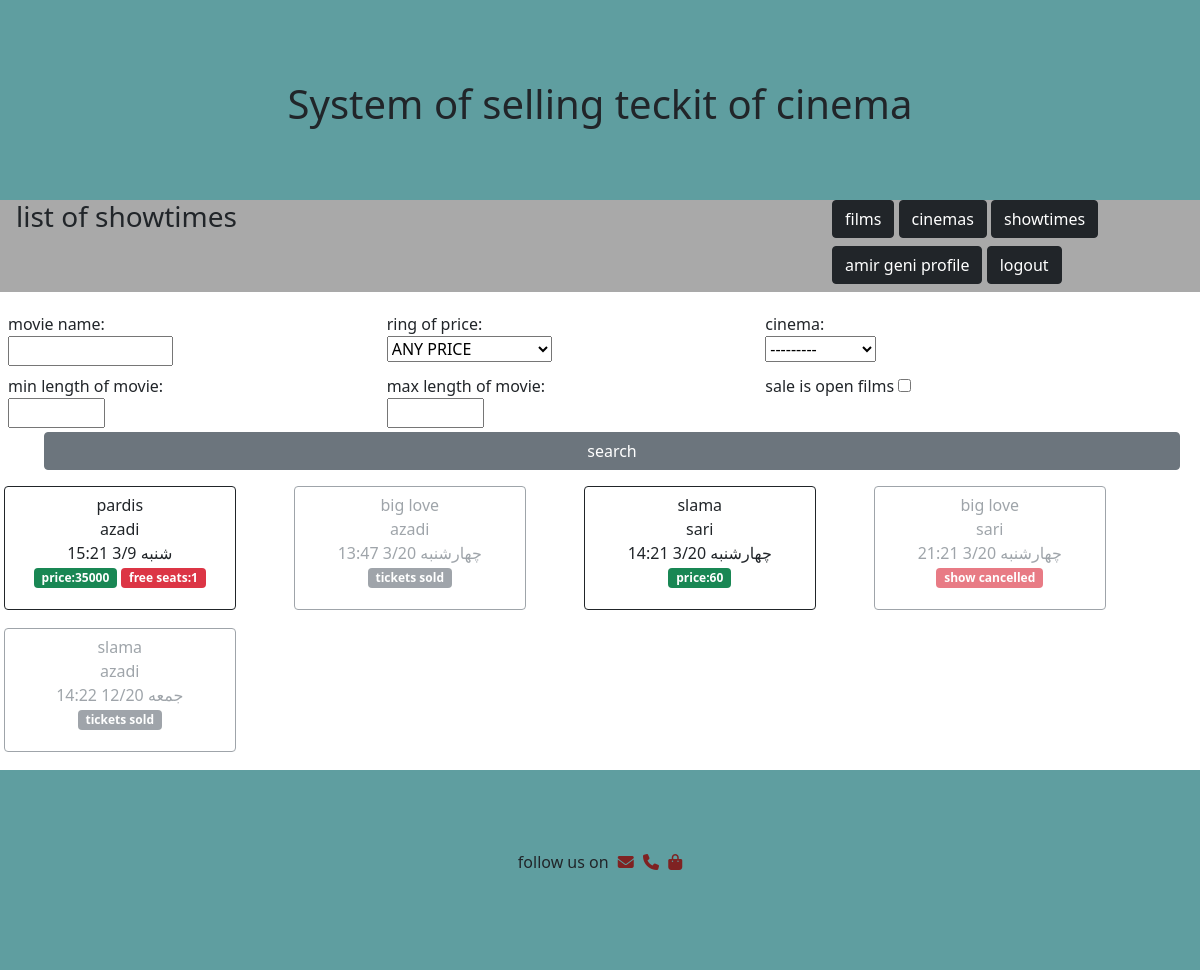
/tickting/showtime/list (signed in), run on the app's committed database.
### tickting/models.py (models this page shows, shortened)
class Showtime(models.Model):
    movie=models.ForeignKey('Movie',on_delete=models.PROTECT)
    cinema=models.ForeignKey('Cinema',on_delete=models.PROTECT)
    start_time=models.DateTimeField()
    price=models.IntegerField()
    salable_seats=models.IntegerField()
    free_seats=models.IntegerField()
    SALE_NOT_STARTED=1
    SALE_OPEN=2
    TICKETS_SOLD=3
    SALE_CLOSED=4
    MOVIE_PLAYED=5
    SHOW_CANCELED=6
    status_choice=(
        (SALE_NOT_STARTED,"sale not started"),
        (SALE_OPEN,"sale opened"),
        (TICKETS_SOLD,"tickets sold"),
        (SALE_CLOSED,"sale closed"),
        (MOVIE_PLAYED,"movie played"),
        (SHOW_CANCELED,"show cancelled")
    )
    status=models.IntegerField(choices=status_choice)

class Movie(models.Model):
    name=models.CharField(max_length=100)
    director=models.CharField(max_length=50)
    year=models.IntegerField()
    length=models.IntegerField()
    description=models.TextField()
    poster=models.ImageField("poster",upload_to="movie_posters/",blank=True)
    def __str__(self): #zman print be in formt print mikond object class ra
        return self.name

class Cinema(models.Model):
    name=models.CharField(max_length=50)
    city=models.CharField(max_length=30)
    capacity=models.IntegerField()
    phone=models.CharField(max_length=20,null=True)
    address=models.TextField()
    poster = models.ImageField("poster", upload_to="movie_posters/",null=True,blank=True)
    def __str__(self):
        return self.name

### tickting/views.py (the view)
# urls.py: path('showtime/list',views.showtime_list,name='showtime_list'),
def showtime_list(request):
    var = request.user.is_authenticated
    searchform=showtimesearch(request.GET)
    showtimes = Showtime.objects.all()
    if searchform.is_valid():
        showtimes=showtimes.filter(movie__name__contains=searchform.cleaned_data['movie_name'])
        if searchform.cleaned_data['sale_is_open']:
            showtimes=showtimes.filter(status=Showtime.SALE_OPEN)
        if searchform.cleaned_data['movie_length_min'] is not None:
            showtimes=showtimes.filter(movie__length__gte=searchform.cleaned_data['movie_length_min'])
        if searchform.cleaned_data['movie_length_max'] is not None:
            showtimes=showtimes.filter(movie__length__lte=searchform.cleaned_data['movie_length_max'])
        if searchform.cleaned_data['cinema_filter'] is not None:
            showtimes=showtimes.filter(cinema=searchform.cleaned_data['cinema_filter'])
        minprice , maxprice = searchform.get_price_level()
        if minprice is not None:
            showtimes=showtimes.filter(price__gte=minprice)
        if maxprice is not None:
            showtimes=showtimes.filter(price__lt=maxprice)
    showtimes=showtimes.order_by('start_time')
    context={
        'showtimes':showtimes,
        'searchfrom':searchform
    }
    if var==True:
        return render(request, 'showtime_list.html', context)
    else:
        return HttpResponseRedirect(reverse("login")+ "?next=/tickting/showtime/list")

### tickting/forms.py (called while the page is built)
    def get_price_level(self):
        price_level=self.cleaned_data['price_level']
        if price_level == showtimesearch.PRICE_UNDER_10:
            return None,10
        if price_level == showtimesearch.PRICE_10_TO_30:
            return 10,30
        if price_level == showtimesearch.PRICE_ABOVE_30:
            return 30,None
        else:
            return None,None

### tickting/templates/showtime_list.html (shortened to what this page needs)
{% extends "pattern.html" %}
{% block toolbar_title %}
<h3>list of showtimes</h3>
{% endblock %}
{% block toolbar_body %}
    {{ block.super }}
{% endblock %}
{% block main_content %}
    <div class="row">
    <div class="col py-3">
        {% if showtimes %}
            <div class="row px-2">
                <form action="" method="get" class="row">
                    {% include '_filter.html' with filed=searchfrom.movie_name %}
                    {% include '_filter.html' with filed=searchfrom.price_level %}
                    {% include '_filter.html' with filed=searchfrom.cinema_filter %}
                    {% include '_filter.html' with filed=searchfrom.movie_length_min%}
                    {% include '_filter.html' with filed=searchfrom.movie_length_max %}
                    {% include '_filter.html' with filed=searchfrom.sale_is_open %}
                    <button class="btn btn-secondary mx-5" type="submit">search</button>
                </form>
                </div>
            <div class="row px-2 ">
            {% for showtime in  showtimes %}
                <div class="col-3 px-2 py-3">
                <a href="{% url "showtime_details" showtime_id=showtime.id %}" class="btn  w-75 h-100
                {% if showtime.status != showtime.SALE_OPEN %}
                    disabled btn-outline-secondary
                {% else %}
                     btn-outline-dark
                {% endif %}">
                <span>{{ showtime.movie }}</span>
                <br>
                <span>{{ showtime.cinema }}</span>
                <br>
                <span>{{ showtime.start_time | date:"l n/j H:i" }}</span>
                <br>
                <span class="badge
                {% if showtime.status == showtime.SALE_NOT_STARTED %}
                bg-warning
                {% elif showtime.status == showtime.SHOW_CANCELED %}
                bg-danger
                {% elif showtime.status == showtime.SALE_OPEN %}
                bg-success
                {% else %}
                bg-secondary
                {% endif %}">
                {% if showtime.status == showtime.SALE_OPEN %}
                  price:{{ showtime.price }}
                {% else %}
                    {{ showtime.get_status_display }}
                {% endif %}
                </span>
                 {% if  showtime.free_seats < 10 and showtime.status == showtime.SALE_OPEN%}
                        <span class="badge bg-danger">
                        free seats:{{ showtime.free_seats }}
                        </span>
                    {% endif %}
                </a>
                </div>
            {% endfor %}
            </div>
            {% else %}
            <div class="alert alert-danger">NOT FIND SHOW TIME</div>
        {% endif %}
    </div>
    </div>
{% endblock %}

### tickting/templates/pattern.html (shortened to what this page needs)
{% load static %}
<!DOCTYPE html>
<html lang="en">
<head >
    <link rel="stylesheet" href="{% static "tickting/bootstrap.min.css"  %}">
    <link rel="stylesheet" href="{% static "tickting/mystylem.css" %}">
    <link rel="stylesheet" href="https://cdnjs.cloudflare.com/ajax/libs/font-awesome/6.5.1/css/all.min.css" />
</head>
<body>
<div class="header">
        <h1>System of selling teckit of cinema</h1>
</div>
    <div class="bd1">
        <div class="row ">
            <div class="col-8 mx-3">
               {% block toolbar_title %}{% endblock %}
            </div>
            <div class="col-3">
                {% block toolbar_body %}
                    <button class="btn btn-dark"><a class="text-white" href={% url "movie_list" %}>films</a></button>
                    <button class="btn btn-dark"><a class="text-white" href="{% url "cinema-list" %}">cinemas</a></button>
                    <button class="btn btn-dark"><a class="text-white" href="{% url "showtime_list" %}">showtimes</a></button>
                    {% if user.is_authenticated %}
                        <button class="btn btn-dark my-2"><a class="text-white" href="{% url "profile_details" %}">{{ user.get_full_name }} profile</a></button>
                        <button class="btn btn-dark my-2"><a class="text-white" href="{% url "logout" %}">logout</a></button>
                    {% else %}
                        <button class="btn btn-dark"><a class="text-white" href="{% url "login" %}">login</a></button>
                    {% endif %}
                {% endblock %}
            </div>
        </div>
    </div>
{% block main_content %}{% endblock %}
 <div class="footer">
        <p>
            follow us on
            <a href="#" class="icon"><i class="fa fa-envelope" aria-hidden="true"></i></a>
            <a href="#" class="icon"><i class="fa fa-phone" aria-hidden="true"></i></a>
            <a href="#" class="icon"><i class="fa fa-shopping-bag" aria-hidden="true"></i></a>
        </p>
    </div>
</body>
</html>

### tickting/templates/_filter.html (shortened to what this page needs)
  <div class="col-{{ size1 | default:2 }} py-1">
        {{ filed.label }}
              {{ filed }}
    </div>
    <div class="col-{{ size2 | default:2 }} py-1">
    </div>

### tickting/static/tickting/mystylem.css (style rules this page uses)
* { max-width: 100%; }
.header { display: flex; justify-content: center; padding: 80px; height: 200px; background-color: cadetblue; }
.footer { display: flex; justify-content: center; padding: 80px; height: 200px; background-color: cadetblue; }
.bd1 { background-color: darkgray; }
.icon { padding-left: 5px; color: #7f2222; }
a { all: unset; color: black; }

### data on the page
Showtime: movie "pardis", cinema "azadi", start_time "شنبه 3/9 15:21", price "35000", free_seats "1"
Showtime: movie "big love", cinema "azadi", start_time "چهارشنبه 3/20 13:47", status "tickets sold"
Showtime: movie "slama", cinema "sari", start_time "چهارشنبه 3/20 14:21", price "60"
Showtime: movie "big love", cinema "sari", start_time "چهارشنبه 3/20 21:21", status "show cancelled"
Showtime: movie "slama", cinema "azadi", start_time "جمعه 12/20 14:22", status "tickets sold"

### other printed values
{{ user.get_full_name }} "amir geni"
{{ filed.label }} "movie name: ring of price: cinema: min length of movie: max length of movie: sale is open films"
